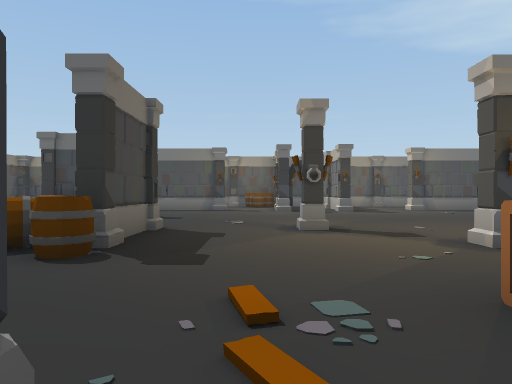
view 1 (above)

21 first-person views from a walk through a scene from a Unity 3-D project. The camera is 1.3 m above the floor, looks level and sees 70° across. The floor is counted in squares, 2 m on a side. Each view is taken from the middle of a square. On the plan, view 1 faces up. The plan holds only what a view shows up to about 11 squares ahead; the rest is blank. The player is left out.

view 2
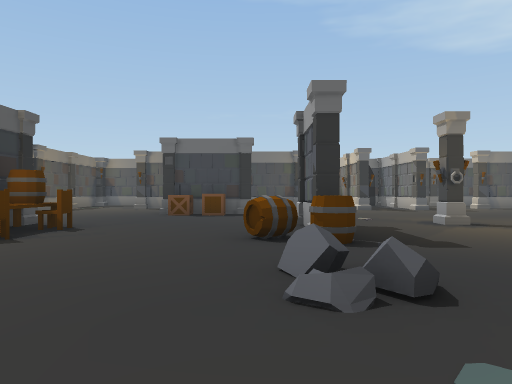

view 3
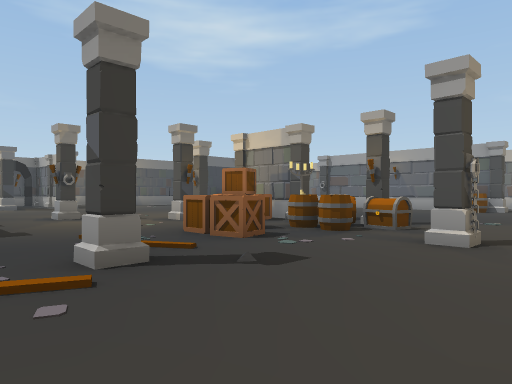

view 4
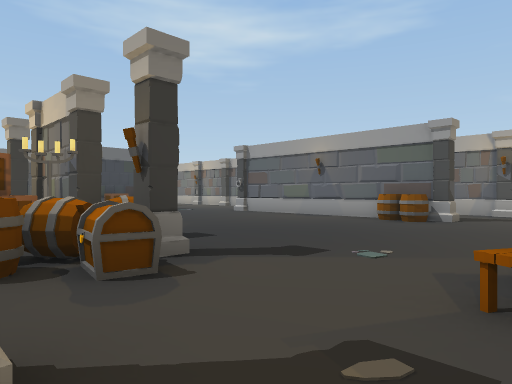

view 5
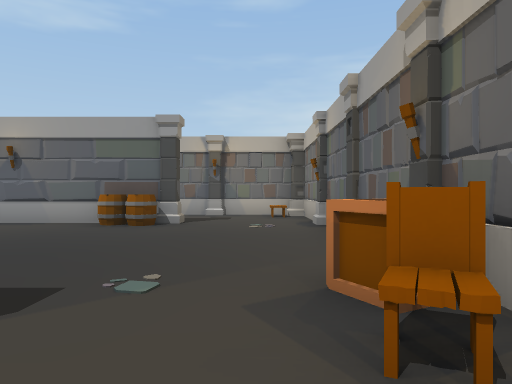

view 6
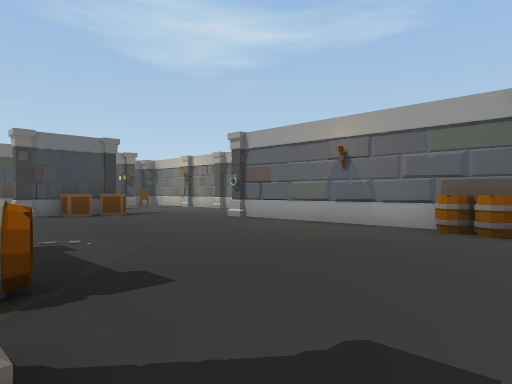

view 7
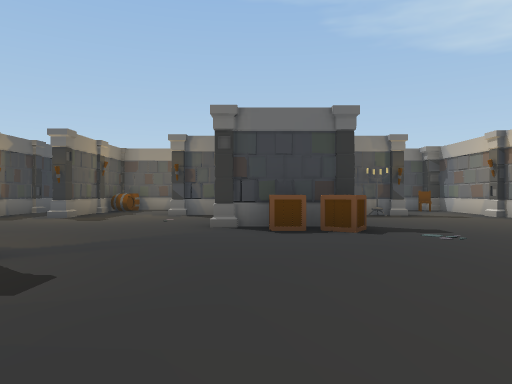

view 8
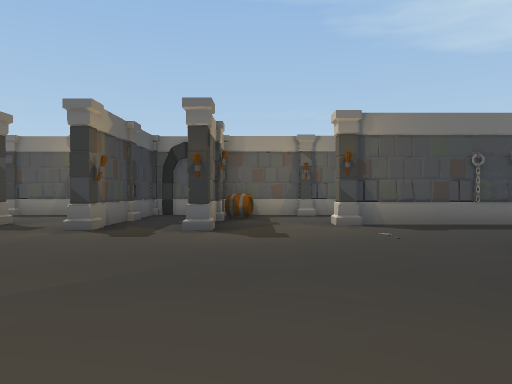

view 9
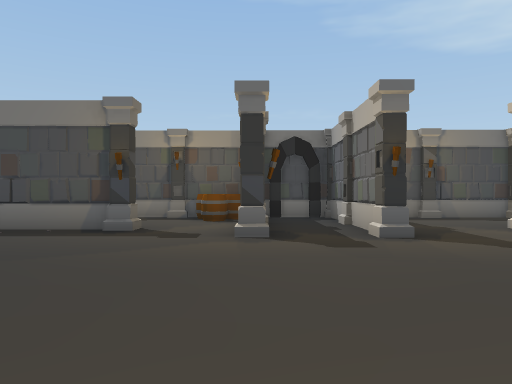

view 10
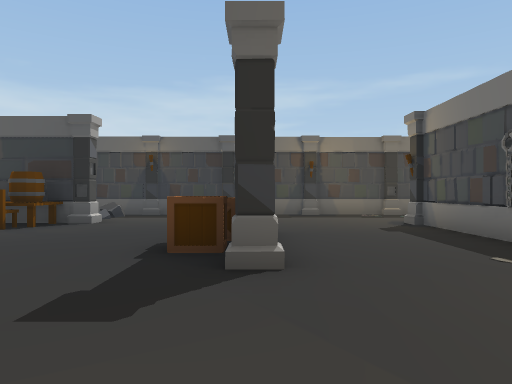

view 11
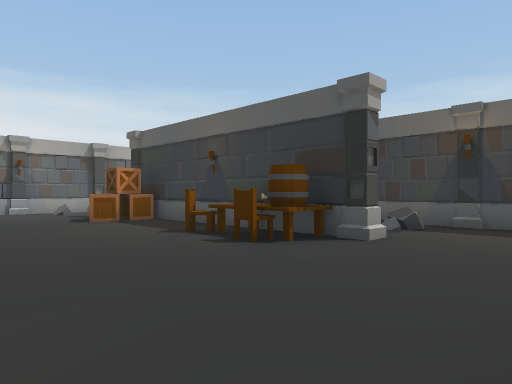

view 12
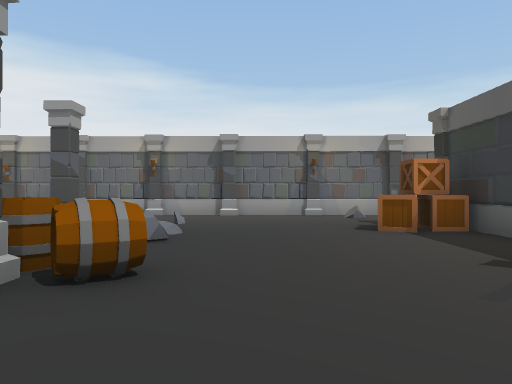

view 13
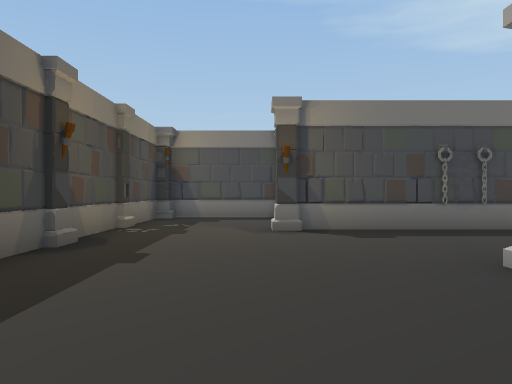

view 14
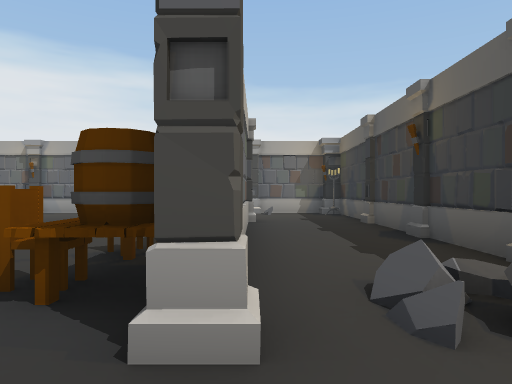

view 15
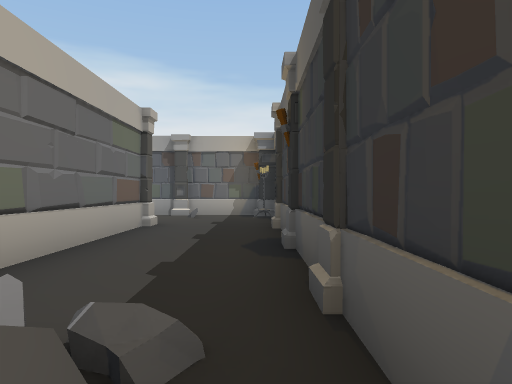

view 16
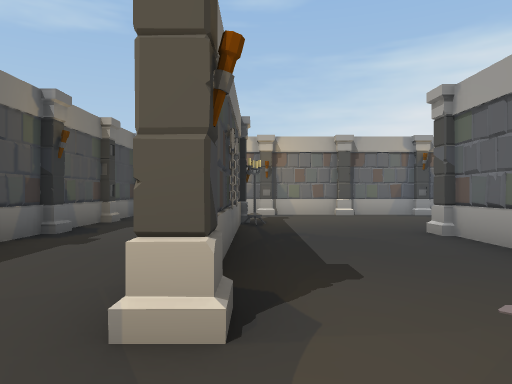

view 17
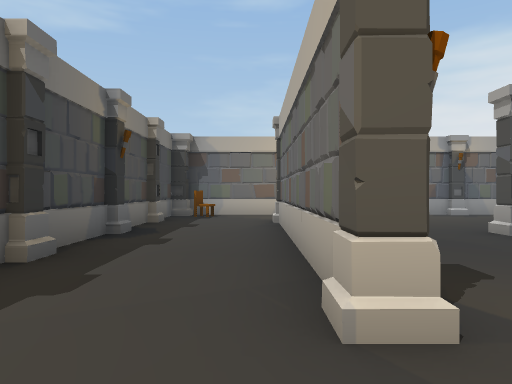

view 18
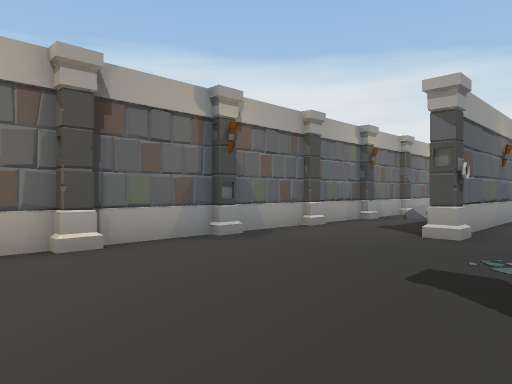

view 19
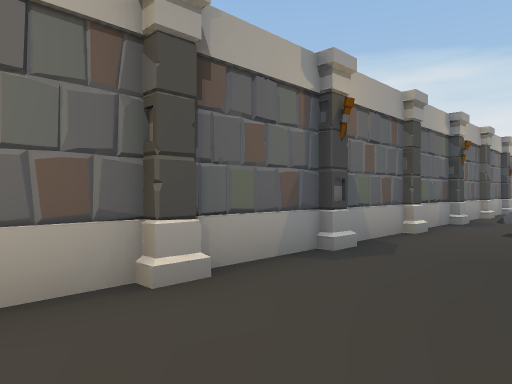

view 20
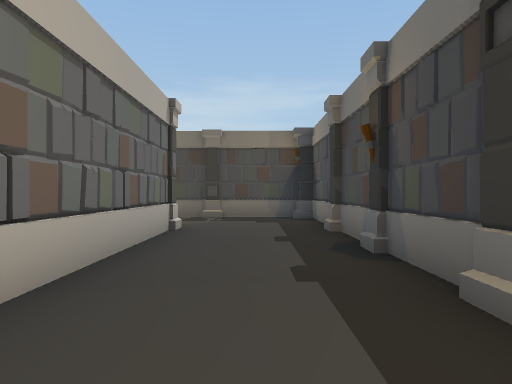

view 21
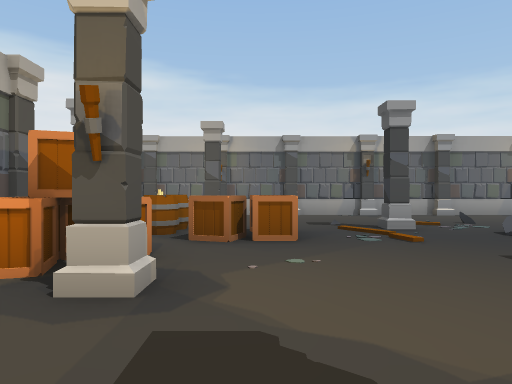

### Floor plan
Points are (right, up) in squares from view 1. A wall is a line through its corners. A room is listed if a view was taken in it or the views show most of it. See-through windows are left out.
Room 1 (views 1, 2, 3, 4, 5, 6, 7, 8, 9, 10, 11, 12, 13, 14, 15, 16, 17, 18, 19, 20, 21)
walls: (-1.9, 6.4) (-1.9, 4.8); (-2, 5.2) (-2, 6.2); (4.9, 2.6) (4.9, 4.4); (-3.4, 9.9) (-5.5, 9.9); (2.9, 12.9) (2.9, 16.4) (1.1, 16.4) (1.1, 15.4); (8.1, 10) (9.5, 10); (8.4, 10.1) (8, 9.9); (-1.5, 13.3) (-6.6, 13.3); (9.5, 9.9) (7.5, 9.9); (6.4, 13.5) (10.4, 13.5); (-7.6, 4.9) (-7.6, 0.5); (-0.5, -3.4) (-0.1, -3.6) (0.3, -3.3); (-1, -3.4) (4.5, -3.4); (6, -3.4) (8.4, -3.4); (0.6, 16.4) (-10.2, 16.4); (-3.1, -3.4) (-1.2, -3.4); (5.3, 16.4) (3.1, 16.4) (3.1, 12.8); (10.2, 13.3) (6.4, 13.3); (-7.8, 0.6) (-7.8, 4); (11.7, 0.4) (11.7, 5.6); (-6.5, 13.5) (-3.1, 13.5); (-3.5, 16.5) (-4.2, 16.3); (-5.5, -3.4) (-3.4, -3.4); (9.6, -3.4) (11.4, -3.4); (-3.9, 16.6) (-4.3, 16.4); (14.4, 6.5) (14.6, 7) (14.5, 7.3); (14.5, 6.1) (14.5, 8.1); (-10.5, 6.2) (-10.6, 5.8); (-10.5, 4.6) (-10.5, -2.4); (-10.5, 4.2) (-10.4, 3.6); (14.5, 3.9) (14.5, 5.6); (14.4, 8.8) (14.6, 9.3) (14.4, 9.8); (14.5, 8.4) (14.5, 10.4); (-10.5, 8.6) (-10.5, 5.5); (14.5, 8.7) (14.4, 9.5); (9.8, 16.4) (5.5, 16.4); (-5.9, 16.6) (-6.6, 16.3); (14.5, 1.6) (14.5, 3.3); (14.5, 10.6) (14.5, 16); (14.4, 11) (14.5, 11.5); (14.5, 10.9) (14.4, 11.4); (12, -3.4) (13.1, -3.4); (14.4, -0.3) (14.5, 0.1); (14.6, -0.3) (14.5, 0.2); (14.5, -0.7) (14.5, 0.6); (-10.4, 12.9) (-10.6, 12.3); (-10.5, 13.6) (-10.5, 10.5); (-8.3, 16.4) (-8.9, 16.6); (-9.4, -3.4) (-5.7, -3.4); (14.5, 14) (14.4, 14.7); (13.1, 16.4) (10.4, 16.4); (14.5, -3) (14.5, -1); (-10.4, 15.3) (-10.5, 14.8); (-10.5, 15.6) (-10.5, 14.3)
objects: pillar (-11, -3); pillar (-11, 0); pillar (-11, 3); pillar (-11, 5); pillar (-11, 7); pillar (-11, 9); pillar (-11, 12); pillar (-11, 14); pillar (-11, 16) to (-11, 17); other object (-10, -3); other object (-10, -2); rock (-10, 6); rock (-9, 6); pillar (-8, -3); pillar (-8, 0); pillar (-8, 6); pillar (-8, 13); crate (-7, 1); chair (-7, 4); other object (-7, 5); barrel (-7, 6); other object (-7, 13); pillar (-7, 16); pillar (-6, -3); crate (-6, 1); chair (-6, 5); pillar (-6, 10); crate (-5, 9); pillar (-5, 17); crate (-4, 9); pillar (-3, -3); barrel (-3, 4); pillar (-3, 10); pillar (-3, 17); rock (-2, 1); rock (-2, 2); barrel (-2, 4); pillar (-2, 7); pillar (-1, -3); pillar (-1, 0); pillar (-1, 4); pillar (-1, 13); pillar (-1, 17); barrel (0, 15); other object (0, 16); pillar (1, -4); pillar (1, 6); pillar (1, 12); torch (1, 13); pillar (1, 14); crate (2, 1); crate (2, 2); pillar (3, -4); pillar (3, -2); barrel (3, 1); crate (3, 2); crate (3, 3); pillar (3, 4); pillar (3, 15); chest (4, 0); barrel (4, 1); other object (4, 2); crate (4, 3); crate (4, 4); pillar (4, 12); barrel (4, 15); pillar (5, -4); chair (5, -3); pillar (5, 0); barrel (5, 2); pillar (5, 5); pillar (5, 6); pillar (5, 13); pillar (5, 16); crate (6, -3); pillar (6, 2); torch (6, 13); pillar (7, -4); pillar (7, 10); pillar (8, 16); pillar (9, -4); crate (9, 9); crate (10, 9); pillar (10, 10); pillar (10, 16); pillar (11, -3); barrel (11, 0); barrel (11, 1); other object (11, 13); pillar (12, 0); other object (12, 6); pillar (12, 13); pillar (12, 16); rock (13, 3); pillar (13, 6); pillar (14, -4); other object (14, -3); pillar (14, -1); pillar (14, 4); pillar (14, 6); pillar (14, 8); pillar (14, 10); pillar (14, 13); chair (14, 15); pillar (14, 16); pillar (15, 1)

Positions as (right, up) in squares from view 1, and headings:
1: (0, 0), facing up
2: (-3, -1), facing up
3: (-2, -3), facing up-right
4: (3, -3), facing up-right
5: (4, -2), facing right
6: (5, -1), facing up-right
7: (8, 3), facing up
8: (4, 6), facing up
9: (1, 7), facing up
10: (0, 10), facing left
11: (-3, 9), facing down-left
12: (-4, 7), facing down
13: (-8, 7), facing up
14: (-8, 8), facing down
15: (-10, 7), facing down
16: (4, 13), facing right
17: (4, 14), facing right
18: (10, 12), facing down-right
19: (12, 12), facing down-right
20: (-1, 15), facing left
21: (2, 7), facing down
